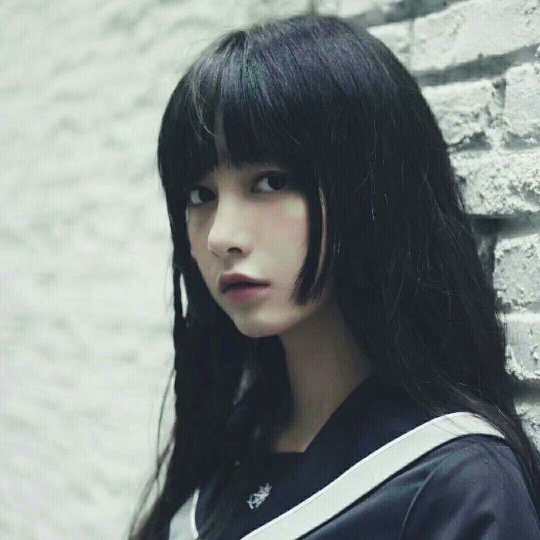
#> input picture OpenCv/图像的几何变换/image.jpg, 540 x 540 px
$ jupyter execute '3-9作业.ipynb'
#> lines starting #> are read from the running program, lines starting #| are printed output that depends on the picture; after the words box and inside, x2 and y2 are one past the last pixel; in counts of white or black regions, pixels touching at a corner belong together
[cell 1]
import cv2
import numpy as np

[cell 2]
img=cv2.imread('image.jpg')
#> img is the input picture: shape (540, 540, 3); mean B, G, R 130.2, 131.3, 124.6

[cell 3]
img.shape
#> Out = (540, 540, 3)

[cell 4]
#缩放
imgInfo = img.shape
#> imgInfo = (540, 540, 3)
height = imgInfo[0]
#> height = 540
width = imgInfo[1]
#> width = 540
dstHeight = int(height/2)
#> dstHeight = 270
dstWidth = int(width/2)
#> dstWidth = 270
dstImage = np.zeros((dstHeight,dstWidth,3),np.uint8)#0-255
for i in range(0,dstHeight):#行
    for j in range(0,dstWidth):#列
        iNew = int(i*(height*1.0/dstHeight))
        jNew = int(j*(width*1.0/dstWidth))
        dstImage[i,j] = img[iNew,jNew]
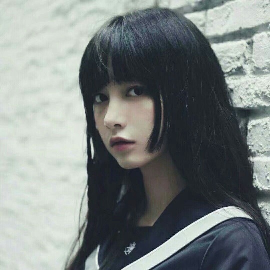
#> dstImage: shape (270, 270, 3); mean B, G, R 130.6, 131.6, 124.9
cv2.imshow('img',img)
cv2.imshow('dst',dstImage)
cv2.waitKey(0)

[cell 5]
#剪切
image=img[30:500,150:500]
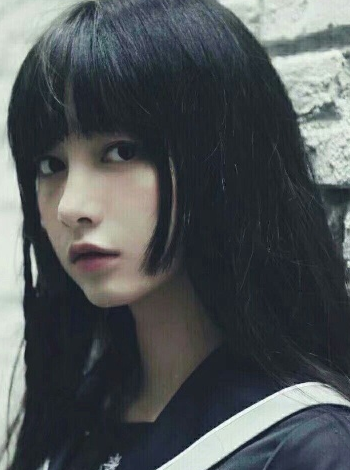
#> image: shape (470, 350, 3); mean B, G, R 86.5, 84.6, 79.4
cv2.imshow('img',img)
cv2.imshow('image',image)
cv2.waitKey(0)

[cell 6]
#图片的位移
#右平移
image=cv2.imread('image.jpg')
shape1=image.shape
#> shape1 = (540, 540, 3)
higth=shape1[0]
#> higth = 540
width=shape1[1]
img = np.zeros((shape1),np.uint8)
xc=200#平移像素数
for i in range(0,higth):
    for j in range(xc,width):
        img[i,j]=image[i,j-xc]
        img[i,j-xc]=image[i,j]
cv2.imshow('dst',img)
cv2.waitKey(0)

[cell 7]
#下平移
image=cv2.imread('image.jpg')
shape1=image.shape
higth=shape1[0]
width=shape1[1]
xc=200#平移像素数
img = np.zeros((shape1),np.uint8)
for i in range(xc,higth):
    for j in range(0,width):
        img[i,j]=image[i-xc,j]
        img[i-270,j]=image[i,j]
cv2.imshow('dst',img)
cv2.waitKey(0)

[cell 8]
#向下和向右移动
image=cv2.imread('image.jpg')
img = np.zeros((540,540,3),np.uint8)
for i in range(100,540):
    for j in range(100,540):
        img[i,j]=image[i-100,j-100]
for i in range(0,100):#高
    for j in range(100,540):#宽
        img[i,j]=image[i+440,j-100]
#> img: shape (540, 540, 3); mean B, G, R 106.2, 107.5, 102.4
for i in range(100,540):#高
    for j in range(0,100):#宽
        img[i,j]=image[i-100,j+440]
#> img: shape (540, 540, 3); mean B, G, R 127.3, 129, 122.5
for i in range(0,100):#高
    for j in range(0,100):#宽
        img[i,j]=image[i+440,j+440]
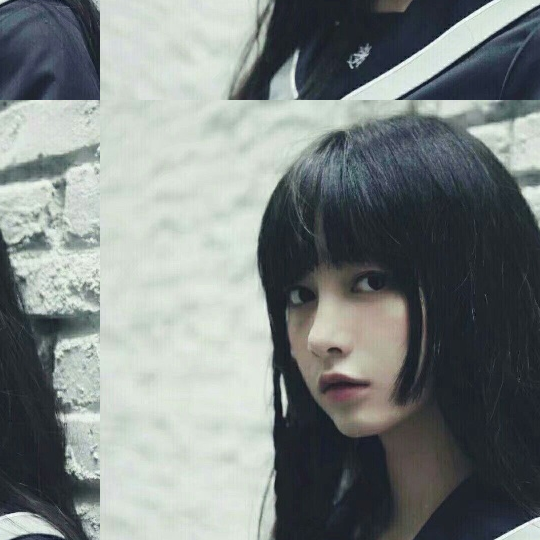
#> img: shape (540, 540, 3); mean B, G, R 130.2, 131.3, 124.6
cv2.imshow('dst',image)
cv2.imshow('dst',img)
cv2.waitKey(0)

[cell 9]
#左平移
image=cv2.imread('image.jpg',1)
ishape=image.shape
#> ishape = (540, 540, 3)
heigth=ishape[0]
width=ishape[1]
matShift=np.float32([[1,0,-100],[0,1,0]])#[1,0,?]表示水平移动若干单位,- 号表示向左移动，反之向右；[0,1,?]表示垂直移动若干单位，- 号向上移动，反之向下
                 #1：变换后图像的比例大小
dst=cv2.warpAffine(image,matShift,(width,height))
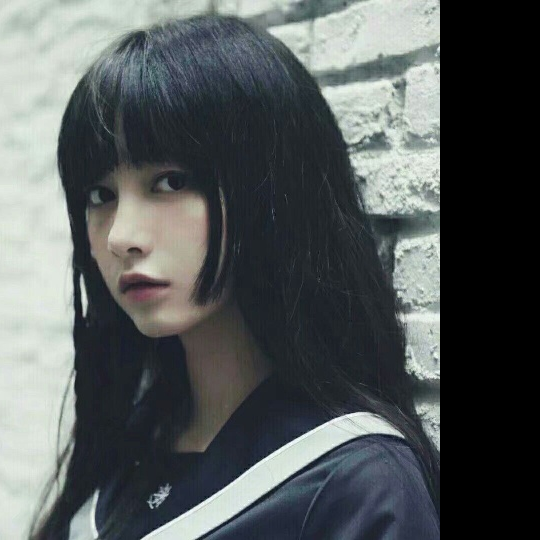
#> dst: shape (540, 540, 3); mean B, G, R 90.8, 90.4, 85.1

cv2.imshow('src',image)
cv2.imshow('dst',dst)
cv2.waitKey(0)

[cell 10]
#左右镜像
image=cv2.imread('image.jpg',1)
ishape=image.shape
higth=ishape[0]
width=ishape[1]
img = np.zeros((higth,width*2,3),np.uint8)
for i in range(0,width):
    for j in range(0,higth):
        img[i,j]=image[i,j]
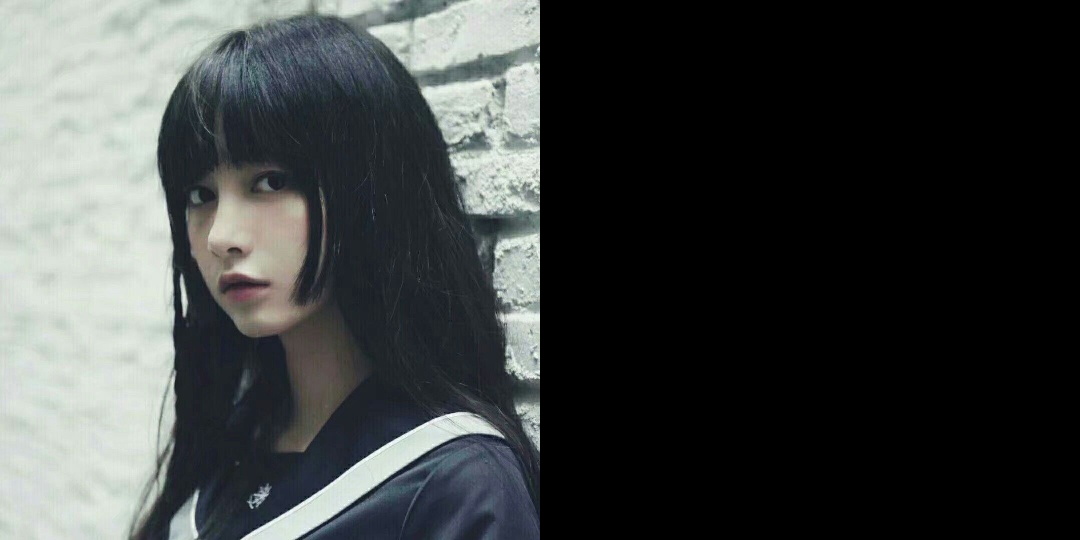
#> img: shape (540, 1080, 3); mean B, G, R 65.1, 65.6, 62.3


for i in range(0,higth):
    x=1
    for j in range(width,width*2):
        img[i,j] = image[i,j-x]
        x=x+2
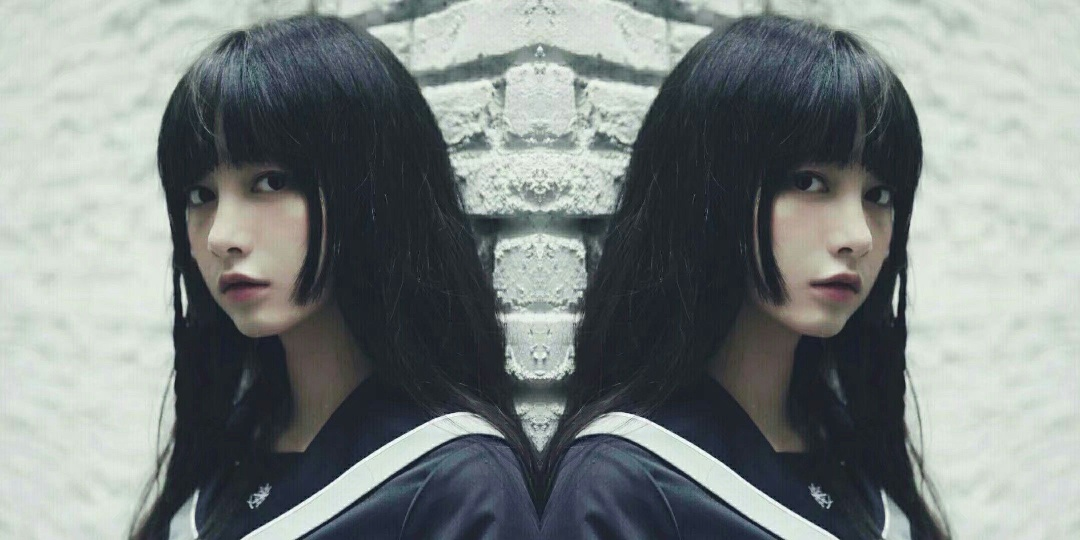
#> img: shape (540, 1080, 3); mean B, G, R 130.2, 131.3, 124.6
for i in range(higth):
    img[i, width] = (0, 255, 255)
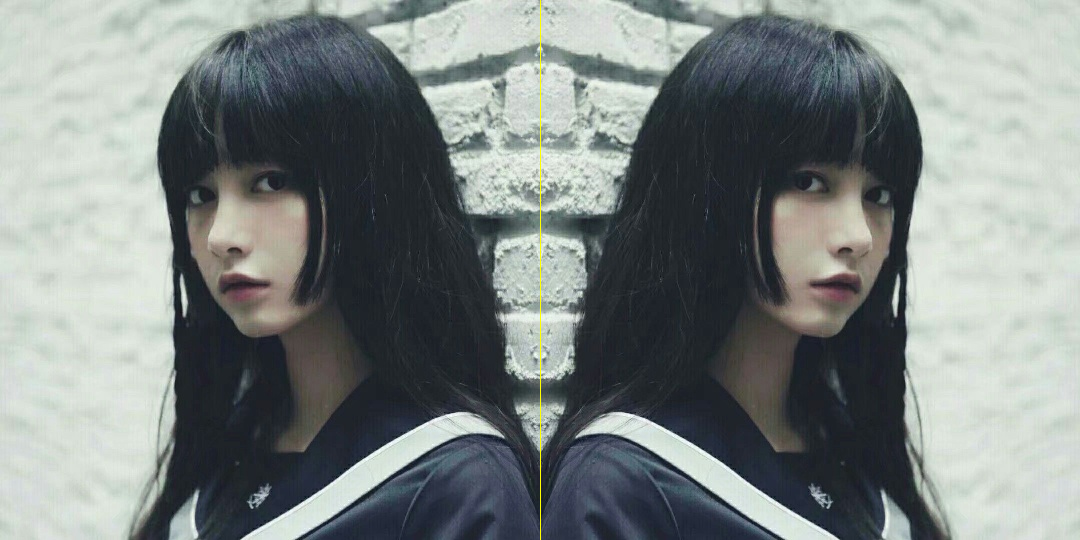
#> img: shape (540, 1080, 3); 0.09% of pixels changed, all inside (x1, y1, x2, y2) = (540, 0, 541, 540)
cv2.imshow('dst',image)
cv2.imshow('dst',img)
cv2.waitKey(0)

[cell 11]
#图片仿射
import cv2
import numpy as np
img=cv2.imread('image1.jpg',1)
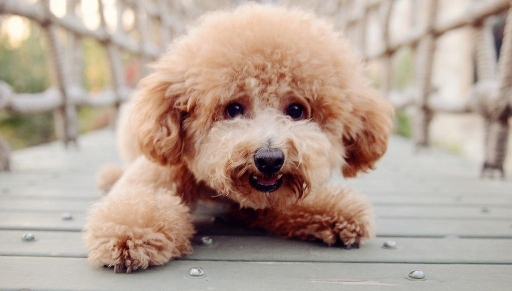
#> input picture OpenCv/图像的几何变换/image1.jpg, 512 x 291 px
#> img is the input picture: shape (291, 512, 3); mean B, G, R 150.2, 163.1, 181.8
ishape=img.shape
heigth=ishape[0]
width=ishape[1]
#src 3-》dst 3(3个点：左上角，左下角，右上角)
matSrc=np.float32([[0,0],[0,heigth-1],[width-1,0]])
matDst=np.float32([[100,50],[100,heigth-100],[width-100,100]])
#组合后，经过变换得到仿射变换矩阵
matAffine=cv2.getAffineTransform(matSrc,matDst)
dst=cv2.warpAffine(img,matAffine,(width,heigth))
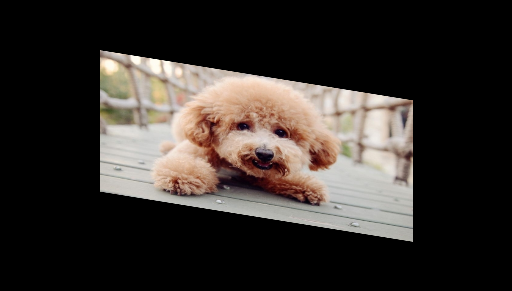
#> dst: shape (291, 512, 3); mean B, G, R 44.6, 48.5, 54
cv2.imshow('src',img)
cv2.imshow('dst',dst)
cv2.waitKey(0)
cv2.destroyAllWindows()

[cell 12]
img = cv2.imread('image1.jpg',1)
imgshape=img.shape
(h,w)=imgshape[0:2]
(cx,cy)=w//2,h//2
#(cx,cy)选装中心点
#45-逆时针旋转45度   负数为顺时针旋转
#1.0-缩放
m=cv2.getRotationMatrix2D((cx,cy),20,1.0)
image=cv2.warpAffine(img,m,(w,h))
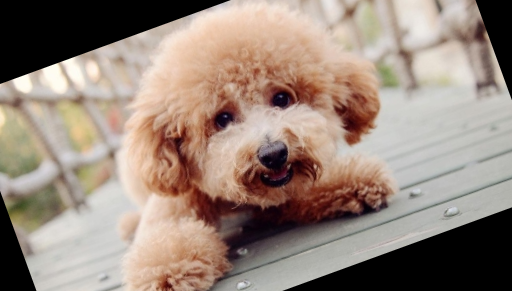
#> image: shape (291, 512, 3); mean B, G, R 123.7, 135.3, 152.5
cv2.imshow('image',img)
cv2.imshow('dst2',image)
cv2.waitKey(0)
cv2.destroyAllWindows()
